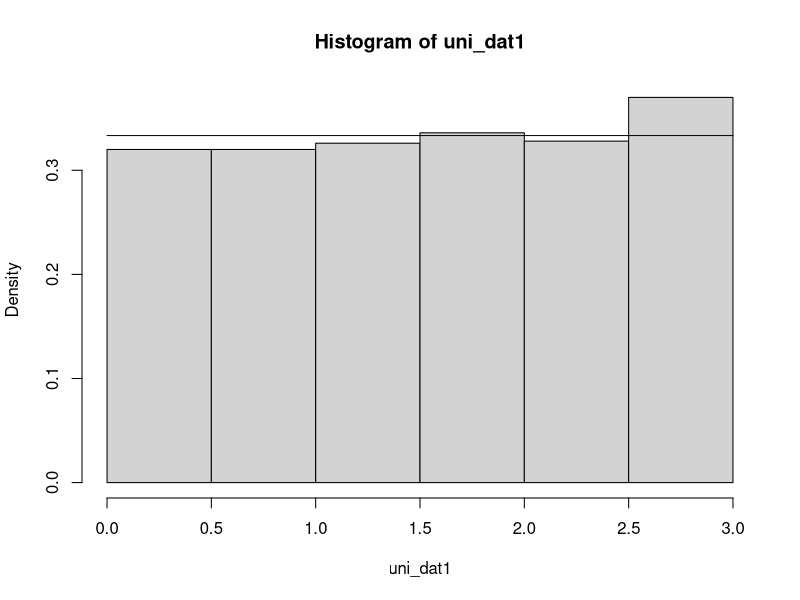
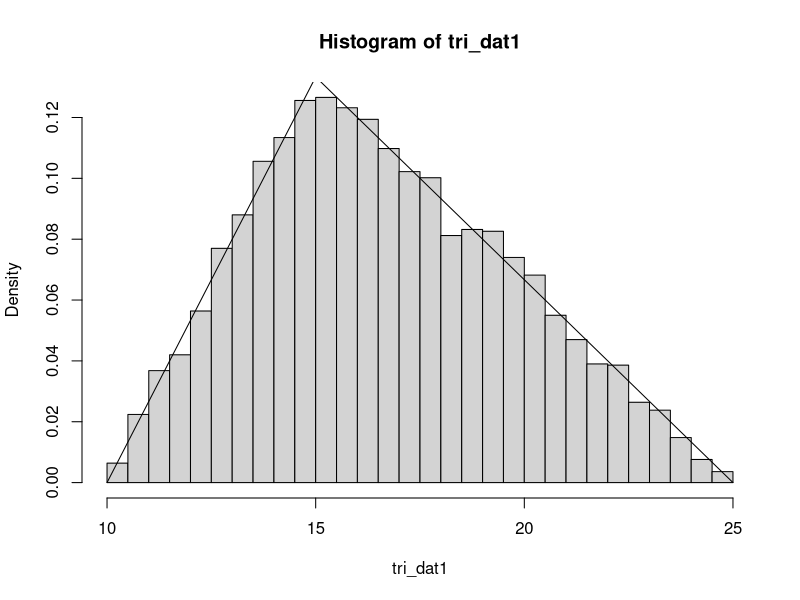
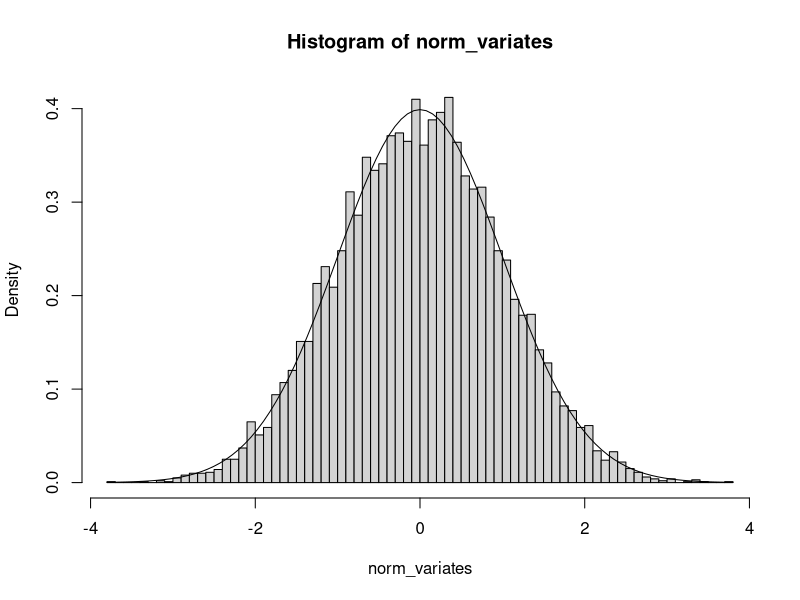
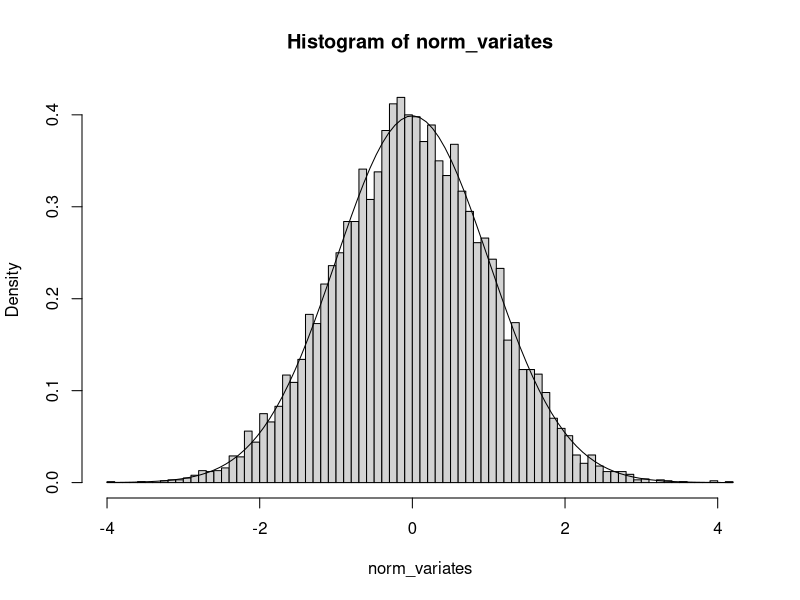

These charts were generated, in order, by the following R code:
## ---- chunk 1
knitr::opts_chunk$set(echo = TRUE)
## ---- chunk 2
myunif<-function(n, a, b){
  uni_variates<-rep(NA, n)
  for(i in 1:n){
    uni_variates[i]<-runif(1)*(b-a)+a
  }
  return(uni_variates)
}
## ---- chunk 3
set.seed(1111)
uni_dat1<-myunif(1000, 0, 3)
hist(uni_dat1,freq = FALSE, breaks = "fd")
curve(dunif(x, 0, 3), add = TRUE)
mean(uni_dat1)
sd(uni_dat1)
## ---- chunk 4
mytriang<-function(n, a, b, c){
  tri_variates<-rep(NA, n)
  for(i in 1:n){
    call<-runif(1)
    if(call<(c-a)/(b-a)){
    tri_variates[i]<-sqrt(call*(b-a)*(c-a))+a
    }
    else{
      tri_variates[i]<-b-sqrt((1-call)*(b-a)*(b-c))
    }
  }
  return(tri_variates)
  
}
## ---- chunk 5
set.seed(1031)

tri_dat1<-mytriang(10000, 10, 25, 15)
hist(tri_dat1,freq = FALSE, breaks = "fd")
segments(x0=c(10, 15), y0=c(0, 2/15), x1=c(15, 25), y1=c(2/15, 0))
mean(tri_dat1)
sd(tri_dat1)

## ---- chunk 6
sumuni<- function(n=12){
    z<-(sum(myunif(12, 0, 1))-n/2)/sqrt(n/12)
    return(z)
}
## ---- chunk 7
set.seed(020131)
norm_variates<-rep(NA, 10000)
for (i in 1:10000) {
  norm_variates[i]<-sumuni(n=12)
}

hist(norm_variates,freq = FALSE, breaks = "fd")
curve(dnorm(x), add = TRUE)
## ---- chunk 8
BMM_norm <- function() {
  call1<-myunif(1, 0, 1)
  call2<-myunif(1, 0, 1)
  z1<-sqrt(-2*log(call1))*cos(2*pi*call2)
  z2<-sqrt(-2*log(call1))*sin(2*pi*call2)
  pair<-c(z1, z2)
  return(pair)
}
## ---- chunk 9
set.seed(021031)
norm_variates<-rep(NA, 10000)
for (i in 1:10000) {
  norm_variates[i]<-BMM_norm()[1]
  norm_variates[i+1]<-BMM_norm()[2]
}

hist(norm_variates,freq = FALSE, breaks = "fd")
curve(dnorm(x), add = TRUE)
